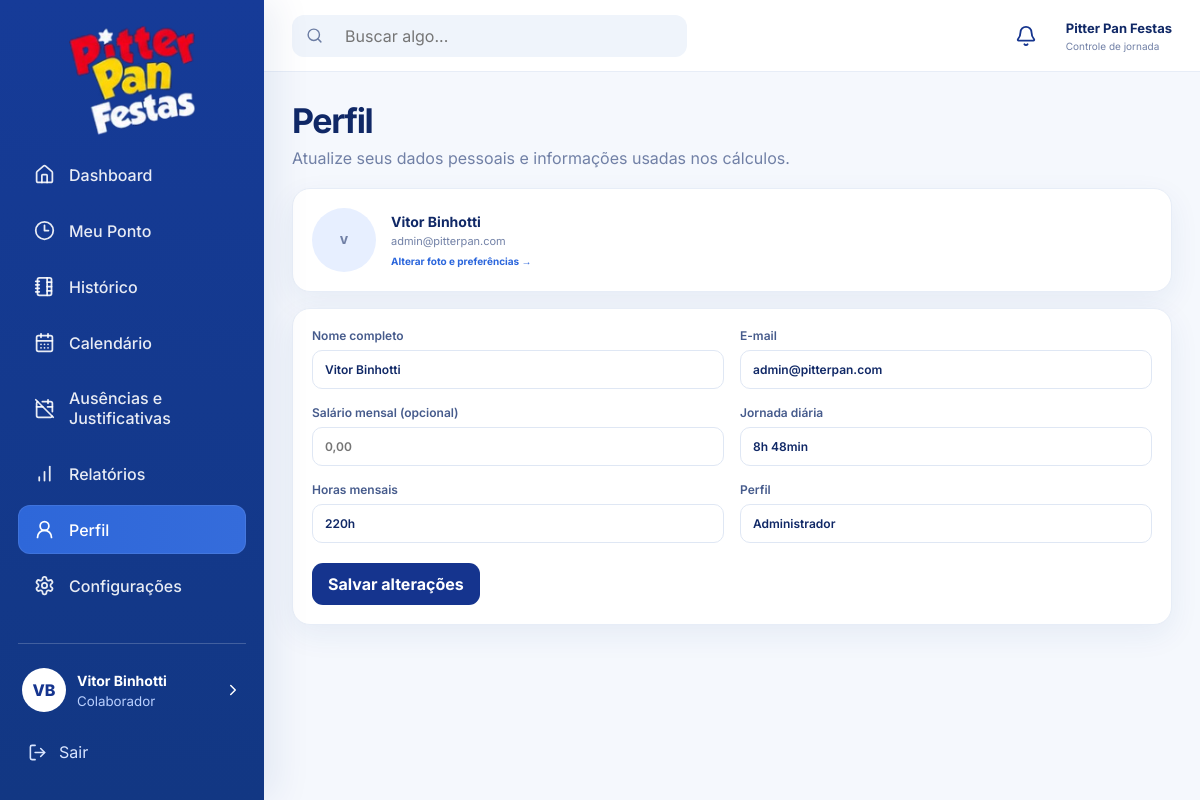
Page /public/?route=profile (signed in) on the committed database.
### tables this page shows
CREATE TABLE users (
    id BIGINT UNSIGNED AUTO_INCREMENT PRIMARY KEY,
    name VARCHAR(120) NOT NULL,
    email VARCHAR(160) NOT NULL UNIQUE,
    password VARCHAR(255) NOT NULL,
    role ENUM('admin', 'employee') NOT NULL DEFAULT 'employee',
    salary DECIMAL(10,2) NULL,
    daily_minutes SMALLINT UNSIGNED NOT NULL DEFAULT 528 COMMENT '8h48 = 528 minutos',
    monthly_hours SMALLINT UNSIGNED NOT NULL DEFAULT 220,
    workday_start TIME NOT NULL DEFAULT '08:00:00',
    workday_end TIME NOT NULL DEFAULT '17:48:00',
    lunch_minutes SMALLINT UNSIGNED NOT NULL DEFAULT 60,
    theme ENUM('light', 'dark') NOT NULL DEFAULT 'light',
    notifications_enabled TINYINT(1) NOT NULL DEFAULT 1,
    browser_notifications TINYINT(1) NOT NULL DEFAULT 0,
    avatar_path VARCHAR(255) NULL,
    is_active TINYINT(1) NOT NULL DEFAULT 1,
    created_at TIMESTAMP NOT NULL DEFAULT CURRENT_TIMESTAMP,
    updated_at TIMESTAMP NOT NULL DEFAULT CURRENT_TIMESTAMP ON UPDATE CURRENT_TIMESTAMP
);

### app/Controllers/Controller.php (called while the page is built, shortened)
<?php
class Controller
{
    protected function view(string $view, array $data = []): void
    {
        extract($data, EXTR_SKIP);
        require BASE_PATH . '/app/Views/layouts/app.php';
    }
}

### app/Controllers/PageController.php (called while the page is built, shortened)
<?php
class PageController extends Controller
{
    public function profile(): void
    {
        $this->view('profile/index', [
            'title' => 'Perfil',
            'active' => 'profile',
            'user' => (new User())->find((int)authUser()['id']),
            'success' => flash('success'),
        ]);
    }
}

### public/index.php (called while the page is built, shortened)
<?php
$routes = require BASE_PATH . '/routes/web.php';
$method = strtoupper($_SERVER['REQUEST_METHOD'] ?? 'GET');
$route = trim((string)($_GET['route'] ?? ''), '/');
$handler = $routes[$method][$route] ?? null;
[$controllerClass, $action] = $handler;
$controller = new $controllerClass();
$controller->{$action}();

### config/app.php (called while the page is built, shortened)
<?php
function config(string $key, mixed $default = null): mixed
{
    $segments = explode('.', $key);
    $value = $GLOBALS['config'];
    foreach ($segments as $segment) {
        $value = $value[$segment];
    }
    return $value;
}
function url(string $route = ''): string
{
    $base = config('app.url', '');
    return $route === '' ? $base : $base . '/?route=' . ltrim($route, '/');
}
function asset(string $path): string
{
    return config('app.url', '') . '/assets/' . ltrim($path, '/');
}
function e(?string $value): string
{
    return htmlspecialchars((string)$value, ENT_QUOTES, 'UTF-8');
}
function authUser(): ?array
{
    return $_SESSION['user'] ?? null;
}

### app/Models/User.php (called while the page is built, shortened)
<?php
class User
{
    private PDO $db;
    public function __construct()
    {
        $this->db = require BASE_PATH . '/config/database.php';
    }
    public function find(int $id): ?array
    {
        $stmt = $this->db->prepare(
            'SELECT * FROM users WHERE id = :id LIMIT 1'
        );
        $stmt->execute(['id' => $id]);
        return $stmt->fetch() ?: null;
    }
}

### config/database.php (called while the page is built, shortened)
<?php
return (function (): \PDO {
    static $pdo = null;
    if ($pdo instanceof \PDO) {
        return $pdo;
    }
    $dsn = sprintf(
        'mysql:host=%s;port=%s;dbname=%s;charset=utf8mb4',
        config('database.host'),
        config('database.port'),
        config('database.database')
    );
    try {
        $pdo = new \PDO(
            $dsn,
            (string) config('database.username'),
            (string) config('database.password'),
            [
                \PDO::ATTR_ERRMODE => \PDO::ERRMODE_EXCEPTION,
                \PDO::ATTR_DEFAULT_FETCH_MODE => \PDO::FETCH_ASSOC,
                \PDO::ATTR_EMULATE_PREPARES => false,
            ]
        );
    } catch (\PDOException $exception) {
        http_response_code(500);
        exit(
            'Erro ao conectar com o banco de dados. ' .
            'Confira o arquivo .env e se o MySQL do XAMPP está ligado.' .
            '<br><small>' .
            e($exception->getMessage()) .
            '</small>'
        );
    }
    return $pdo;
})();

### app/Views/profile/index.php (the view, shortened to what this page needs)
<div class="page-heading">
    <div><h1>Perfil</h1><p>Atualize seus dados pessoais e informações usadas nos cálculos.</p></div>
</div>
<section class="panel profile-summary-card">
    <div class="profile-summary-avatar">
        <?php if (!empty($user['avatar_path'])): ?>
            <img src="<?= config('app.url') . '/' . e($user['avatar_path']) ?>" alt="Foto de perfil">
        <?php else: ?>
            <span><?= e(mb_strtoupper(mb_substr($user['name'], 0, 1))) ?></span>
        <?php endif; ?>
    </div>
    <div>
        <strong><?= e($user['name']) ?></strong>
        <span><?= e($user['email']) ?></span>
        <a href="<?= url('settings') ?>">Alterar foto e preferências →</a>
    </div>
</section>
<section class="panel form-panel">
    <form method="POST" action="<?= url('profile') ?>" class="settings-form">
        <div class="form-grid">
            <label>Nome completo<input type="text" name="name" value="<?= e($user['name']) ?>" required></label>
            <label>E-mail<input type="email" name="email" value="<?= e($user['email']) ?>" required></label>
            <label>Salário mensal (opcional)<input type="number" step="0.01" name="salary" value="<?= e((string)$user['salary']) ?>" placeholder="0,00"></label>
            <label>Jornada diária<input type="text" value="<?= intdiv((int)$user['daily_minutes'], 60) ?>h <?= (int)$user['daily_minutes'] % 60 ?>min" disabled></label>
            <label>Horas mensais<input type="text" value="<?= (int)$user['monthly_hours'] ?>h" disabled></label>
            <label>Perfil<input type="text" value="<?= $user['role'] === 'admin' ? 'Administrador' : 'Colaborador' ?>" disabled></label>
        </div>
        <button class="primary-button compact" type="submit">Salvar alterações</button>
    </form>
</section>

### app/Views/layouts/app.php (shortened to what this page needs)
<?php
$currentUser = authUser();
$viewUser = $user ?? null;
$avatarPath = $viewUser['avatar_path'] ?? null;
$theme = $viewUser['theme'] ?? 'light';
$initials = '';
foreach (explode(' ', trim((string)($currentUser['name'] ?? 'U'))) as $part) {
    if ($part !== '') {
        $initials .= mb_strtoupper(mb_substr($part, 0, 1));
    }
    if (mb_strlen($initials) >= 2) {
        break;
    }
}
?>
<!DOCTYPE html>
<html lang="pt-BR">
<head>
    <link rel="stylesheet" href="<?= asset('css/app.css') ?>">
</head>
<body class="<?= $theme === 'dark' ? 'theme-dark' : 'theme-light' ?>">
<div class="app-shell">
    <aside class="sidebar" id="sidebar">
        <a href="<?= url('dashboard') ?>" class="brand">
            <img src="<?= asset('images/pitterpan-logo.png') ?>" alt="Pitter Pan Festas">
        </a>
        <nav class="nav-menu">
            <a class="nav-item <?= ($active ?? '') === 'dashboard' ? 'active' : '' ?>" href="<?= url('dashboard') ?>">
                <i data-lucide="house" class="nav-icon"></i><span>Dashboard</span>
            </a>
            <a class="nav-item <?= ($active ?? '') === 'point' ? 'active' : '' ?>" href="<?= url('dashboard') ?>#meu-ponto">
                <i data-lucide="clock-3" class="nav-icon"></i><span>Meu Ponto</span>
            </a>
            <a class="nav-item <?= ($active ?? '') === 'history' ? 'active' : '' ?>" href="<?= url('history') ?>">
                <i data-lucide="notebook-tabs" class="nav-icon"></i><span>Histórico</span>
            </a>
            <a class="nav-item <?= ($active ?? '') === 'calendar' ? 'active' : '' ?>" href="<?= url('calendar') ?>">
                <i data-lucide="calendar-days" class="nav-icon"></i><span>Calendário</span>
            </a>
            <a class="nav-item <?= ($active ?? '') === 'absences' ? 'active' : '' ?>" href="<?= url('absences') ?>">
                <i data-lucide="calendar-off" class="nav-icon"></i><span>Ausências e Justificativas</span>
            </a>
            <a class="nav-item" href="<?= url('history') ?>">
                <i data-lucide="chart-no-axes-column-increasing" class="nav-icon"></i><span>Relatórios</span>
            </a>
            <a class="nav-item <?= ($active ?? '') === 'profile' ? 'active' : '' ?>" href="<?= url('profile') ?>">
                <i data-lucide="user-round" class="nav-icon"></i><span>Perfil</span>
            </a>
            <a class="nav-item <?= ($active ?? '') === 'settings' ? 'active' : '' ?>" href="<?= url('settings') ?>">
                <i data-lucide="settings" class="nav-icon"></i><span>Configurações</span>
            </a>
        </nav>
        <div class="sidebar-footer">
            <a href="<?= url('profile') ?>" class="mini-profile">
                <?php if ($avatarPath): ?>
                    <img
                        src="<?= config('app.url') . '/' . e($avatarPath) ?>"
                        alt="Foto de perfil"
                        class="avatar avatar-image"
                    >
                <?php else: ?>
                    <span class="avatar"><?= e($initials ?: 'U') ?></span>
                <?php endif; ?>
                <span class="mini-profile-text">
                    <strong><?= e($currentUser['name'] ?? 'Usuário') ?></strong>
                    <small>Colaborador</small>
                </span>
                <i data-lucide="chevron-right" class="profile-chevron"></i>
            </a>
            <a class="logout-link" href="<?= url('logout') ?>">
                <i data-lucide="log-out"></i><span>Sair</span>
            </a>
        </div>
    </aside>
    <main class="main-content">
        <header class="topbar">
            <div class="search-box">
                <i data-lucide="search"></i>
                <input type="search" placeholder="Buscar algo..." aria-label="Buscar">
            </div>
            <div class="topbar-right">
                <button
                    class="icon-button"
                    type="button"
                    title="Notificações"
                    aria-label="Notificações"
                    data-notifications-enabled="<?= (int)($viewUser['notifications_enabled'] ?? 1) ?>"
                >
                    <i data-lucide="bell"></i>
                </button>
                <div class="company-name">
                    <strong>Pitter Pan Festas</strong>
                    <small>Controle de jornada</small>
                </div>
            </div>
        </header>
        <section class="page-content">
            <?php require $viewFile; ?>
        </section>
    </main>
</div>
</body>
</html>

### rows in the picture
users: name "Vitor Binhotti", name "V", email "admin@pitterpan.com", daily_minutes "8h 48min", monthly_hours "220h", role "Administrador"

### other values in the picture
$initials ?: 'U' "VB"
